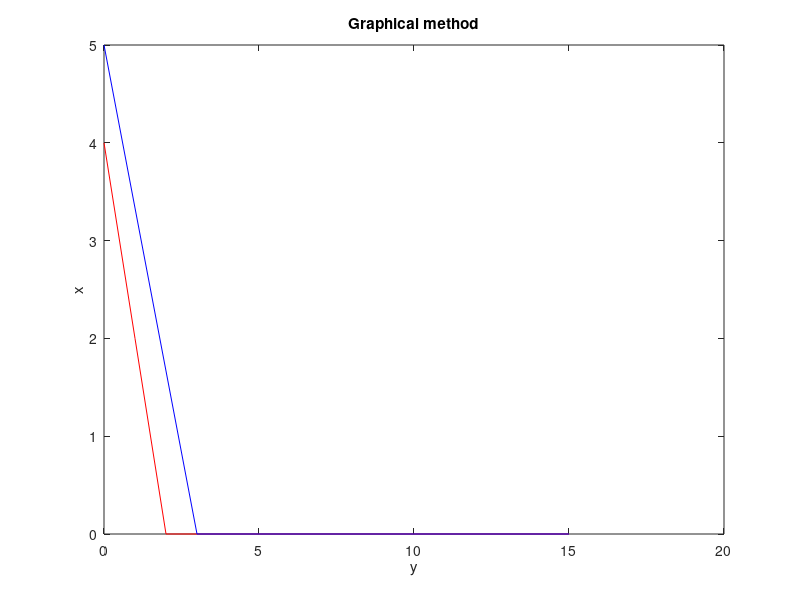

This figure's MATLAB source:
a=[2, 4; 3 ,5];
b=[8; 15];
y=0:1:15;
x11=(b(1)-a(1,2)*y)/a(1,1);
x21=(b(2)-a(2,2)*y)/a(2,1);
x11=max(0,x11);
x21=max(0,x21);

plot(y,x11,'r',y,x21,'b')
title('Graphical method');
xlabel('y');
ylabel('x');

c1=find(y==0);
c2=find(x11==0);

line1=[y(:,[c2,c1]) ; x11(:,[c2,c1])];

c1=find(y==0);
c2=find(x21==0);
line2=[y(:,[c2,c1]) ; x21(:,[c2,c1])];
corpt=unique([line1, line2], 'rows');
%1
pts=[];
for i=1:2
    for j=i+1:2
        P=[a(i,:);a(j,:)];
        Q=[b(i);b(j)];
        x=inv(P)*Q;
        pts=[x;pts]
    end
end